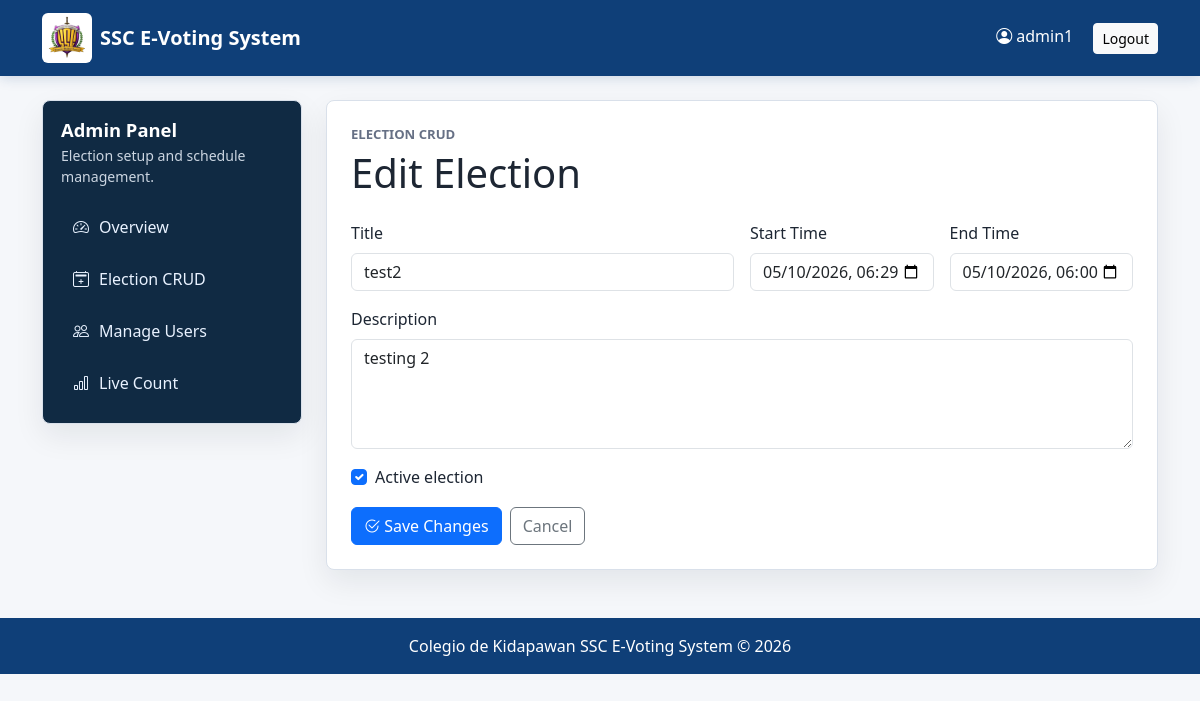
/admin-dashboard/elections/2/edit/ (signed in), run on the app's committed database.
### accounts/models.py (models this page shows, shortened)
class CustomUser(AbstractUser):
    ROLE_CHOICES = (
        ('ADMIN', 'Admin'),
        ('VOTER', 'Voter'),
    )
    role = models.CharField(max_length=10, choices=ROLE_CHOICES)
    student_id = models.CharField(max_length=50, unique=True, null=True, blank=True)
    course = models.CharField(max_length=100, null=True, blank=True)
    year_level = models.CharField(max_length=20, null=True, blank=True)
    is_approved = models.BooleanField(default=False)

### elections/models.py (models this page shows, shortened)
class Election(models.Model):
    title = models.CharField(max_length=200)
    description = models.TextField(blank=True, null=True)
    start_time = models.DateTimeField()
    end_time = models.DateTimeField()
    is_active = models.BooleanField(default=True)
    created_at = models.DateTimeField(auto_now_add=True)

### dashboard/views.py (the view)
@login_required
@user_passes_test(is_admin)
def election_update(request, election_id):
    election = get_object_or_404(Election, id=election_id)
    if request.method == 'POST':
        form = ElectionForm(request.POST, instance=election)
        if form.is_valid():
            form.save()
            messages.success(request, 'Election updated successfully.')
            return redirect('admin_dashboard')
    else:
        form = ElectionForm(instance=election)
    return render(request, 'dashboard/election_form.html', {
        'form': form,
        'page_title': 'Edit Election',
        'submit_label': 'Save Changes',
        'election': election,
    })

### dashboard/views.py (called while the page is built)
def is_admin(user):
    return user.is_authenticated and user.role == 'ADMIN'

### templates/dashboard/election_form.html (shortened to what this page needs)
{% extends 'base.html' %}
{% block content %}
<div class="admin-layout">
    <aside class="admin-sidebar">
        <h2>Admin Panel</h2>
        <p>Election setup and schedule management.</p>
        <nav class="sidebar-nav">
            <a href="{% url 'admin_dashboard' %}#overview">
                <i class="bi bi-speedometer2"></i>
                Overview
            </a>
            <a href="{% url 'admin_dashboard' %}#elections">
                <i class="bi bi-calendar2-plus"></i>
                Election CRUD
            </a>
            <a href="{% url 'admin_dashboard' %}#voters">
                <i class="bi bi-people"></i>
                Manage Users
            </a>
            <a href="{% url 'admin_dashboard' %}#live-count">
                <i class="bi bi-bar-chart"></i>
                Live Count
            </a>
        </nav>
    </aside>
    <section class="panel-card">
        <div class="section-kicker">Election CRUD</div>
        <h1 class="mb-4">{{ page_title }}</h1>
        <form method="POST" class="row g-3">
            <div class="col-md-6">
                <label class="form-label" for="{{ form.title.id_for_label }}">Title</label>
                {{ form.title }}
            </div>
            <div class="col-md-3">
                <label class="form-label" for="{{ form.start_time.id_for_label }}">Start Time</label>
                {{ form.start_time }}
            </div>
            <div class="col-md-3">
                <label class="form-label" for="{{ form.end_time.id_for_label }}">End Time</label>
                {{ form.end_time }}
            </div>
            <div class="col-12">
                <label class="form-label" for="{{ form.description.id_for_label }}">Description</label>
                {{ form.description }}
            </div>
            <div class="col-12">
                <div class="form-check">
                    {{ form.is_active }}
                    <label class="form-check-label" for="{{ form.is_active.id_for_label }}">
                        Active election
                    </label>
                </div>
            </div>
            <div class="col-12 action-row">
                <button type="submit" class="btn btn-primary">
                    <i class="bi bi-check2-circle"></i>
                    {{ submit_label }}
                </button>
                <a href="{% url 'admin_dashboard' %}#elections"
                   class="btn btn-outline-secondary">
                    Cancel
                </a>
            </div>
        </form>
    </section>
</div>
{% endblock %}

### templates/base.html (shortened to what this page needs)
{% load static %}
<!DOCTYPE html>
<html lang="en">
<head>
    <link href="https://cdn.jsdelivr.net/npm/bootstrap@5.3.3/dist/css/bootstrap.min.css"
          rel="stylesheet">
    <link rel="stylesheet"
          href="https://cdn.jsdelivr.net/npm/bootstrap-icons@1.11.3/font/bootstrap-icons.min.css">
    <link rel="stylesheet"
          href="{% static 'css/app.css' %}">
</head>
<body>
<nav class="navbar navbar-expand-lg">
    <div class="container">
        <a class="navbar-brand d-flex align-items-center"
           href="{% url 'home' %}">
            <img src="{% static 'images/ssc-logo-new.png' %}"
                 width="50"
                 height="50"
                 class="brand-logo me-2"
                 alt="SSC logo">
            SSC E-Voting System
        </a>
        {% if user.is_authenticated %}
            <div class="user-menu">
                <span class="text-white me-3">
                    <i class="bi bi-person-circle"></i>
                    {{ user.username }}
                </span>
                <a href="{% url 'logout' %}"
                   class="btn btn-light btn-sm">
                    Logout
                </a>
            </div>
        {% endif %}
    </div>
</nav>
<main class="{% block main_class %}container main-shell{% endblock %}">
    {% block content %}
    {% endblock %}
</main>
<div class="footer">
    Colegio de Kidapawan SSC E-Voting System &copy; 2026
</div>
</body>
</html>

### static/css/app.css (style rules this page uses)
:root { --page-bg: #f5f7fa; --surface: #ffffff; --surface-muted: #eef2f7; --border: #d9e0ea; --ink: #1d2633; --muted: #667085; --brand: #1255a4; --brand-dark: #0f3f78; --ssc-purple: #4a176f; --ssc-gold: #f2bd2e; --ssc-green: #2f7d32; --success: #16794c; --warning: #b7791f; --danger: #b42318; --shadow: 0 12px 30px rgba(16, 24, 40, 0.08); }
body { min-height: 100vh; background: var(--page-bg); color: var(--ink); }
.navbar .container { display: flex; flex-wrap: wrap; gap: 12px; align-items: center; justify-content: space-between; }
.navbar { background: var(--brand-dark); box-shadow: 0 2px 12px rgba(15, 63, 120, 0.18); }
.navbar-brand { min-width: 0; color: #ffffff !important; font-weight: 700; letter-spacing: 0; white-space: normal; }
.brand-logo { border-radius: 6px; object-fit: cover; background: #ffffff; }
.main-shell { margin-top: 24px; }
.footer { margin-top: 48px; padding: 16px; background: var(--brand-dark); color: #ffffff; text-align: center; }
.card, .panel-card { border: 1px solid var(--border); border-radius: 8px; background: var(--surface); box-shadow: var(--shadow); }
.panel-card { padding: 24px; }
.section-kicker { margin-bottom: 4px; color: var(--muted); font-size: 0.82rem; font-weight: 700; text-transform: uppercase; letter-spacing: 0; }
.admin-layout { display: grid; grid-template-columns: 260px minmax(0, 1fr); gap: 24px; align-items: start; }
.admin-sidebar { position: sticky; top: 20px; padding: 18px; border: 1px solid var(--border); border-radius: 8px; background: #102a43; color: #ffffff; box-shadow: var(--shadow); }
.admin-sidebar h2 { margin: 0; font-size: 1.15rem; font-weight: 800; }
.admin-sidebar p { margin: 4px 0 18px; color: #cbd5e1; font-size: 0.88rem; }
.sidebar-nav { display: grid; gap: 8px; }
.sidebar-nav a { display: flex; gap: 10px; align-items: center; padding: 10px 12px; border-radius: 8px; color: #e9f2ff; text-decoration: none; }
.action-row { display: flex; flex-wrap: wrap; gap: 8px; }
.form-check-input { cursor: pointer; }

### data on the page
CustomUser: username "admin1"
Election: title "test2", start_time "05/10/2026 06:29", end_time "05/10/2026 18:00", description "testing 2", is_active "☑"

### other printed values
{{ page_title }} "Edit Election"
{{ submit_label }} "Save Changes"
